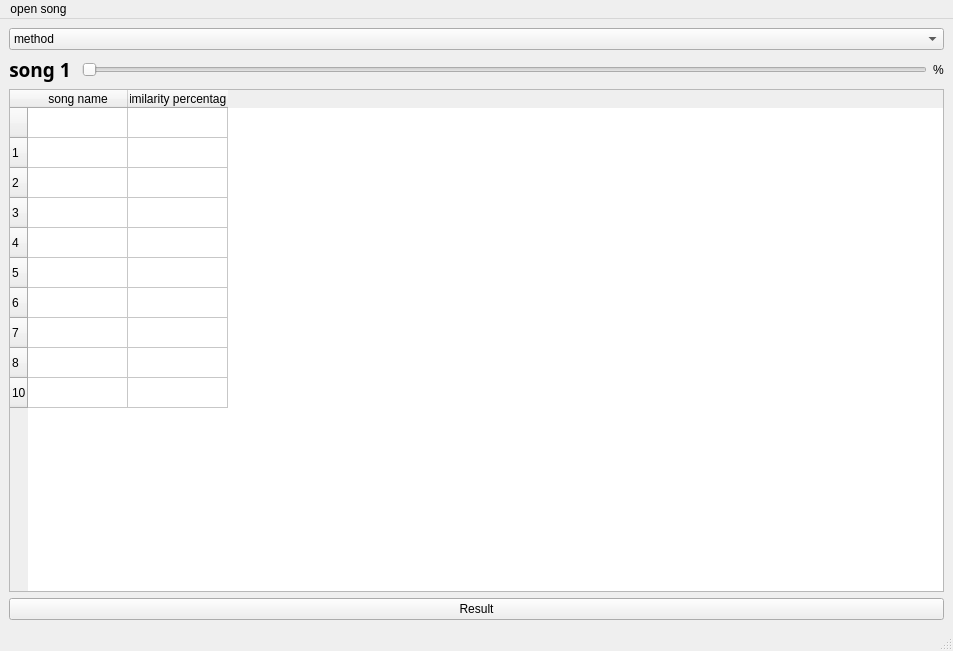
<?xml version="1.0" encoding="UTF-8"?>
<ui version="4.0">
 <class>MainWindow</class>
 <widget class="QMainWindow" name="MainWindow">
  <property name="geometry">
   <rect>
    <x>0</x>
    <y>0</y>
    <width>953</width>
    <height>651</height>
   </rect>
  </property>
  <property name="windowTitle">
   <string>MainWindow</string>
  </property>
  <widget class="QWidget" name="centralwidget">
   <layout class="QGridLayout" name="gridLayout">
    <item row="0" column="0">
     <layout class="QVBoxLayout" name="verticalLayout">
      <item>
       <widget class="QComboBox" name="comboBox">
        <item>
         <property name="text">
          <string>method</string>
         </property>
        </item>
        <item>
         <property name="text">
          <string>hash</string>
         </property>
        </item>
       </widget>
      </item>
      <item>
       <layout class="QHBoxLayout" name="horizontalLayout">
        <item>
         <widget class="QLabel" name="label">
          <property name="sizePolicy">
           <sizepolicy hsizetype="Preferred" vsizetype="Fixed">
            <horstretch>0</horstretch>
            <verstretch>0</verstretch>
           </sizepolicy>
          </property>
          <property name="font">
           <font>
            <family>Rockwell Nova Cond</family>
            <pointsize>14</pointsize>
            <weight>75</weight>
            <bold>true</bold>
           </font>
          </property>
          <property name="text">
           <string>song 1 </string>
          </property>
          <property name="alignment">
           <set>Qt::AlignCenter</set>
          </property>
         </widget>
        </item>
        <item>
         <widget class="QSlider" name="horizontalSlider">
          <property name="orientation">
           <enum>Qt::Horizontal</enum>
          </property>
         </widget>
        </item>
        <item>
         <widget class="QLabel" name="label_2">
          <property name="text">
           <string>%</string>
          </property>
         </widget>
        </item>
       </layout>
      </item>
      <item>
       <widget class="QTableWidget" name="tableWidget">
        <row>
         <property name="text">
          <string/>
         </property>
        </row>
        <row>
         <property name="text">
          <string>1</string>
         </property>
        </row>
        <row>
         <property name="text">
          <string>2</string>
         </property>
        </row>
        <row>
         <property name="text">
          <string>3</string>
         </property>
        </row>
        <row>
         <property name="text">
          <string>4</string>
         </property>
        </row>
        <row>
         <property name="text">
          <string>5</string>
         </property>
        </row>
        <row>
         <property name="text">
          <string>6</string>
         </property>
        </row>
        <row>
         <property name="text">
          <string>7</string>
         </property>
        </row>
        <row>
         <property name="text">
          <string>8</string>
         </property>
        </row>
        <row>
         <property name="text">
          <string>10</string>
         </property>
        </row>
        <column>
         <property name="text">
          <string>song name</string>
         </property>
        </column>
        <column>
         <property name="text">
          <string>similarity percentage</string>
         </property>
        </column>
        <item row="0" column="1">
         <property name="textAlignment">
          <set>AlignLeading|AlignTop</set>
         </property>
        </item>
       </widget>
      </item>
      <item>
       <widget class="QPushButton" name="pushButton">
        <property name="text">
         <string>Result</string>
        </property>
       </widget>
      </item>
     </layout>
    </item>
   </layout>
  </widget>
  <widget class="QMenuBar" name="menubar">
   <property name="geometry">
    <rect>
     <x>0</x>
     <y>0</y>
     <width>953</width>
     <height>26</height>
    </rect>
   </property>
   <widget class="QMenu" name="menuopen_song">
    <property name="title">
     <string>open song</string>
    </property>
    <addaction name="actionsong1"/>
    <addaction name="actionsong2"/>
   </widget>
   <addaction name="menuopen_song"/>
  </widget>
  <widget class="QStatusBar" name="statusbar"/>
  <action name="actionsong1">
   <property name="text">
    <string>song1</string>
   </property>
   <property name="toolTip">
    <string>&lt;html&gt;&lt;head/&gt;&lt;body&gt;&lt;p&gt;&lt;span style=&quot; font-size:10pt; font-weight:600; font-style:italic;&quot;&gt;song1&lt;/span&gt;&lt;/p&gt;&lt;/body&gt;&lt;/html&gt;</string>
   </property>
  </action>
  <action name="actionsong2">
   <property name="text">
    <string>song2</string>
   </property>
   <property name="toolTip">
    <string>&lt;html&gt;&lt;head/&gt;&lt;body&gt;&lt;p&gt;&lt;span style=&quot; font-size:10pt; font-weight:600; font-style:italic;&quot;&gt;song2&lt;/span&gt;&lt;/p&gt;&lt;/body&gt;&lt;/html&gt;</string>
   </property>
  </action>
 </widget>
 <resources/>
 <connections/>
</ui>
